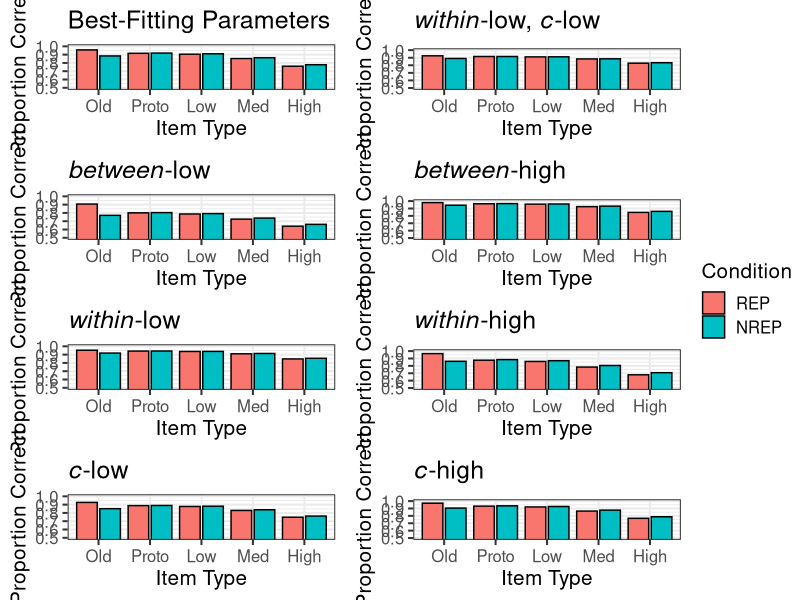
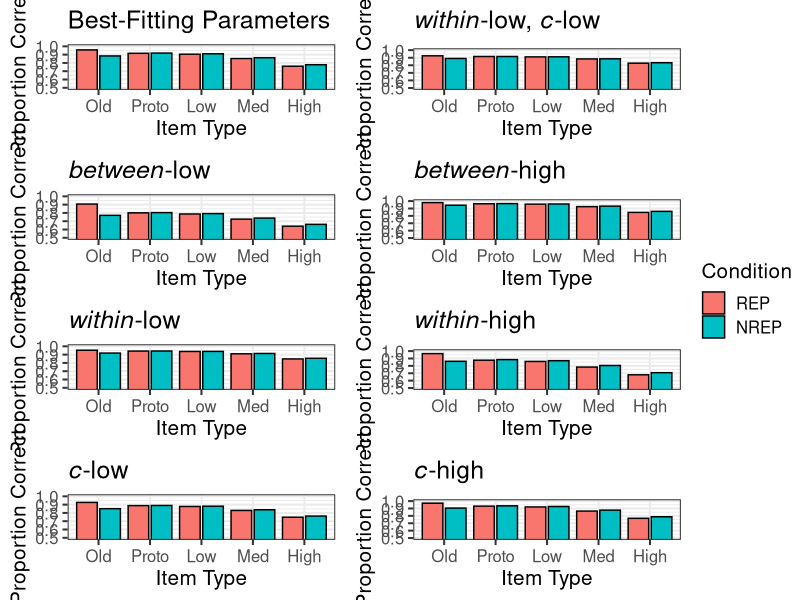
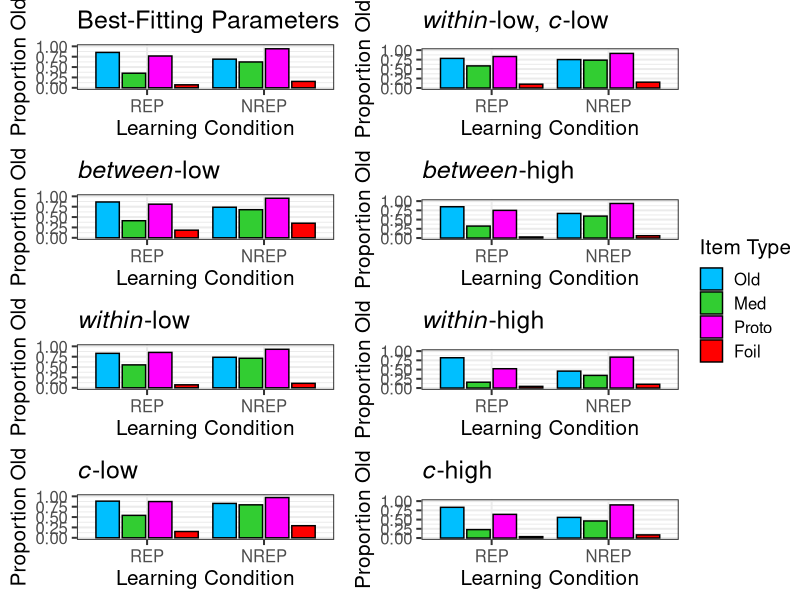

These charts were generated, in order, by the following R code:
library(dplyr)
library(ggplot2)
library(gridExtra)
library(ggpubr)


#------------Classification experiment-------------
##construct data frames
index = factor(rep(rep(1:8,each = 2*5),times = 1))
cond = factor(rep(rep(c("REP","NREP"),each = 5),times = 8),
              levels = c("REP","NREP"))
itemtype = factor(rep(c("Old","Proto","Low","Med","High"),times = 8),
                  levels = c("Old","Proto","Low","Med","High"))
prop_correct = c(0.957, 0.916, 0.905, 0.853, 0.760, 0.884, 0.919, 0.910, 0.863, 0.778,
             0.925, 0.916, 0.911, 0.884, 0.828, 0.890, 0.916, 0.912, 0.886, 0.834,
             0.907, 0.801, 0.787, 0.725, 0.640, 0.771, 0.804, 0.792, 0.738, 0.662,
             0.980, 0.964, 0.959, 0.925, 0.847, 0.944, 0.966, 0.961, 0.932, 0.861,
             0.953, 0.943, 0.938, 0.910, 0.848, 0.919, 0.944, 0.939, 0.914, 0.856,
             0.966, 0.877, 0.860, 0.784, 0.679, 0.862, 0.885, 0.870, 0.805, 0.708,
             0.927, 0.888, 0.878, 0.830, 0.748, 0.851, 0.890, 0.881, 0.838, 0.762,
             0.972, 0.932, 0.921, 0.865, 0.767, 0.906, 0.936, 0.927, 0.878, 0.788)

class_data = data.frame(Index = index, Condition = cond, Itemtype = itemtype, 
                      Prop_correct = prop_correct)
panel_names = list()
panel_names[[1]] = "Best-Fitting Parameters"
panel_names[[2]] = expression(paste(italic("within"), "-low, ", italic("c"), "-low" ))
panel_names[[3]] = expression(paste(italic("between"), "-low"))
panel_names[[4]] = expression(paste(italic("between"), "-high"))
panel_names[[5]] = expression(paste(italic("within"), "-low"))
panel_names[[6]] = expression(paste(italic("within"), "-high"))
panel_names[[7]] = expression(paste(italic("c"), "-low"))
panel_names[[8]] = expression(paste(italic("c"), "-high"))

#panel_names = c("best-fitting parameters","within-low, c-low","between-low","between-high","within-low","within-high","c-low","c-high")


##plotting
for (i in 1:8){
  p <- ggplot(data = class_data[class_data$Index == i,], aes(y=Prop_correct, fill=Condition, x=Itemtype)) +
    geom_bar(stat="identity", color = "black", width = .8, position=position_dodge(.9)) +
    xlab("Item Type") + 
    ylab ("Proportion Correct") +
    ggtitle(panel_names[[i]]) +
    coord_cartesian(ylim=c(0.5,1.0)) + 
    #ylim(0.5,1.0) +
    theme_bw(base_size = 15) +
    theme(legend.position = "none", plot.title = element_text(hjust = 0))
  
  assign(paste("plot", i, sep = ""),p)
}

## combine plots
p_class = ggarrange(plot1,plot2,plot3,plot4,plot5,plot6,plot7,plot8,
                    nrow = 4,ncol = 2,
                    common.legend = TRUE,legend = "right")
plot(p_class)

## save plot
ggsave(paste0("../../figure/review1/pred_class_8params",'.png'), plot = p_class, device = "png",
       width = 6*2, height = 6*2, units = "in")


#------------Recognition experiment-------------
##construct data frames
index = factor(rep(rep(1:8,each = 2*4),times = 1))
cond = factor(rep(rep(c("REP","NREP"),each = 4),times = 8),
              levels = c("REP","NREP"))
itemtype = factor(rep(c("Old","Med","Proto","Foil"),times = 8),
                  levels = c("Old","Med","Proto","Foil"))
prop_old = c(0.853, 0.352, 0.767, 0.072, 0.691, 0.623, 0.941, 0.154,
                 0.782, 0.584, 0.832, 0.101, 0.751, 0.736, 0.914, 0.154,
                 0.864, 0.412, 0.811, 0.184, 0.737, 0.678, 0.954, 0.352,
                 0.847, 0.324, 0.749, 0.029, 0.666, 0.594, 0.936, 0.063,
                 0.831, 0.553, 0.853, 0.072, 0.736, 0.712, 0.929, 0.108,
                 0.820, 0.158, 0.523, 0.045, 0.458, 0.342, 0.837, 0.102,
                 0.884, 0.541, 0.874, 0.152, 0.829, 0.795, 0.970, 0.292,
                 0.832, 0.228, 0.641, 0.038, 0.559, 0.462, 0.897, 0.085)
rec_data = data.frame(Index = index, Condition = cond, Itemtype = itemtype, 
                        Prop_old = prop_old)

##plotting
for (i in 1:8){
  p <- ggplot(data = rec_data[rec_data$Index == i,], aes(y=Prop_old, x=Condition, fill=Itemtype)) +
    geom_bar(stat="identity", color = "black", width = .8, position=position_dodge(.9)) +
    scale_fill_manual(name = "Item Type",
                      values = c("Old" = "deepskyblue1","Med" = "limegreen","Proto" = "magenta","Foil" = "red")) +
    xlab("Learning Condition") + 
    ylab ("Proportion Old") +
    ggtitle(panel_names[[i]]) +
    ylim(0.0,1.0) +
    theme_bw(base_size = 15) +
    theme(legend.position = "none", plot.title = element_text(hjust = 0))
  
  assign(paste("plot", i, sep = ""),p)
}

## combine plots
p_rec = ggarrange(plot1,plot2,plot3,plot4,plot5,plot6,plot7,plot8,
                    nrow = 4,ncol = 2,
                    common.legend = TRUE,legend = "right")
## save plot
ggsave(paste0("../../figure/review1/pred_rec_8params",'.png'), plot = p_rec, device = "png",
       width = 6*2, height = 6*2, units = "in")